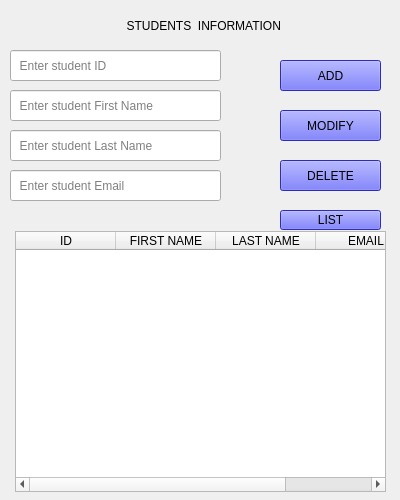
<?xml version="1.0" encoding="UTF-8"?>
<ui version="4.0">
 <class>Dialog</class>
 <widget class="QWidget" name="Dialog">
  <property name="geometry">
   <rect>
    <x>0</x>
    <y>0</y>
    <width>400</width>
    <height>500</height>
   </rect>
  </property>
  <property name="windowTitle">
   <string>Form</string>
  </property>
  <property name="styleSheet">
   <string notr="true"/>
  </property>
  <widget class="QLineEdit" name="lineEdit_id">
   <property name="geometry">
    <rect>
     <x>10</x>
     <y>50</y>
     <width>211</width>
     <height>31</height>
    </rect>
   </property>
   <property name="placeholderText">
    <string>  Enter student ID</string>
   </property>
  </widget>
  <widget class="QLineEdit" name="lineEdit_first">
   <property name="geometry">
    <rect>
     <x>10</x>
     <y>90</y>
     <width>211</width>
     <height>31</height>
    </rect>
   </property>
   <property name="text">
    <string/>
   </property>
   <property name="placeholderText">
    <string>  Enter student First Name</string>
   </property>
  </widget>
  <widget class="QLineEdit" name="lineEdit_last">
   <property name="geometry">
    <rect>
     <x>10</x>
     <y>130</y>
     <width>211</width>
     <height>31</height>
    </rect>
   </property>
   <property name="placeholderText">
    <string>  Enter student Last Name</string>
   </property>
  </widget>
  <widget class="QPushButton" name="pushButton_add">
   <property name="geometry">
    <rect>
     <x>280</x>
     <y>60</y>
     <width>101</width>
     <height>31</height>
    </rect>
   </property>
   <property name="styleSheet">
    <string notr="true">background-color: rgb(61, 62, 255);</string>
   </property>
   <property name="text">
    <string>ADD</string>
   </property>
  </widget>
  <widget class="QLineEdit" name="lineEdit_email">
   <property name="geometry">
    <rect>
     <x>10</x>
     <y>170</y>
     <width>211</width>
     <height>31</height>
    </rect>
   </property>
   <property name="placeholderText">
    <string>  Enter student Email</string>
   </property>
  </widget>
  <widget class="QPushButton" name="pushButton_modify">
   <property name="geometry">
    <rect>
     <x>280</x>
     <y>110</y>
     <width>101</width>
     <height>31</height>
    </rect>
   </property>
   <property name="styleSheet">
    <string notr="true">background-color: rgb(61, 62, 255);</string>
   </property>
   <property name="text">
    <string>MODIFY</string>
   </property>
  </widget>
  <widget class="QPushButton" name="pushButton_delet">
   <property name="geometry">
    <rect>
     <x>280</x>
     <y>160</y>
     <width>101</width>
     <height>31</height>
    </rect>
   </property>
   <property name="styleSheet">
    <string notr="true">background-color: rgb(61, 62, 255);
</string>
   </property>
   <property name="text">
    <string>DELETE</string>
   </property>
  </widget>
  <widget class="QLabel" name="label">
   <property name="geometry">
    <rect>
     <x>120</x>
     <y>10</y>
     <width>181</width>
     <height>31</height>
    </rect>
   </property>
   <property name="styleSheet">
    <string notr="true"/>
   </property>
   <property name="text">
    <string>  STUDENTS  INFORMATION</string>
   </property>
  </widget>
  <widget class="QTableWidget" name="tableWidget">
   <property name="geometry">
    <rect>
     <x>15</x>
     <y>231</y>
     <width>371</width>
     <height>261</height>
    </rect>
   </property>
   <column>
    <property name="text">
     <string>ID</string>
    </property>
   </column>
   <column>
    <property name="text">
     <string>FIRST NAME</string>
    </property>
   </column>
   <column>
    <property name="text">
     <string>LAST NAME</string>
    </property>
   </column>
   <column>
    <property name="text">
     <string>EMAIL</string>
    </property>
   </column>
  </widget>
  <widget class="QPushButton" name="pushButton_list">
   <property name="geometry">
    <rect>
     <x>280</x>
     <y>210</y>
     <width>101</width>
     <height>20</height>
    </rect>
   </property>
   <property name="styleSheet">
    <string notr="true">background-color: rgb(61, 62, 255);</string>
   </property>
   <property name="text">
    <string>LIST</string>
   </property>
  </widget>
 </widget>
 <resources/>
 <connections/>
</ui>
